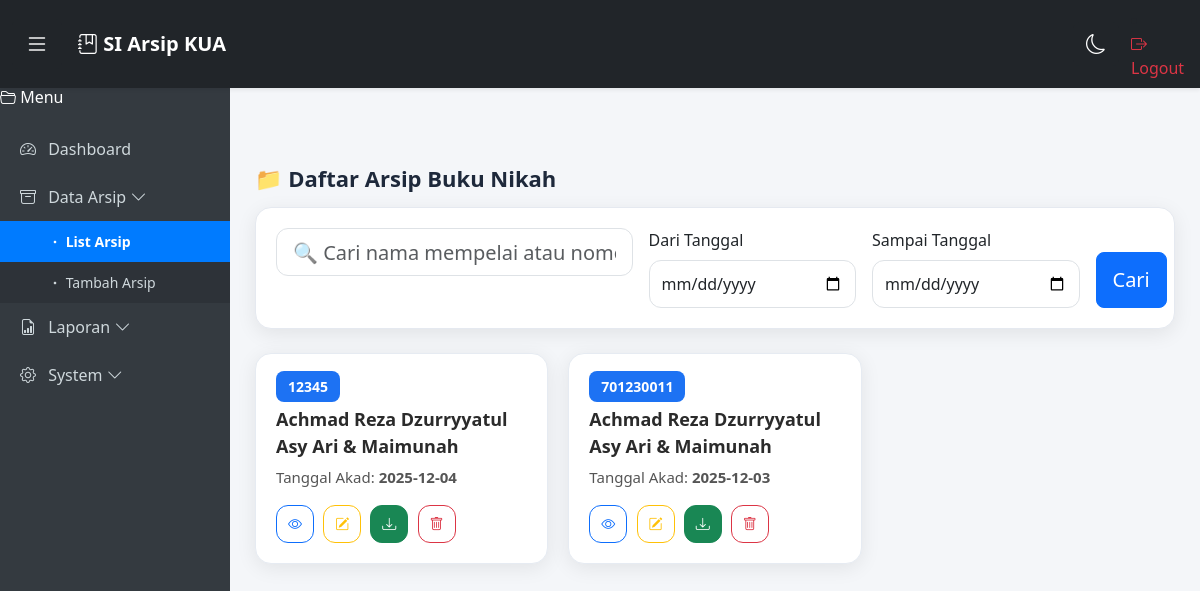
/index.php (signed in), run on the app's committed database.
### tables this page shows
CREATE TABLE `akta_nikah` (
  `id` int NOT NULL,
  `nomor_akta` varchar(100) NOT NULL,
  `tanggal_akad` date NOT NULL,
  `nama_pria` varchar(200) NOT NULL,
  `nik_pria` varchar(30) DEFAULT NULL,
  `ttl_pria` varchar(100) DEFAULT NULL,
  `nama_ayah_pria` varchar(200) DEFAULT NULL,
  `nama_wanita` varchar(200) NOT NULL,
  `nik_wanita` varchar(30) DEFAULT NULL,
  `ttl_wanita` varchar(100) DEFAULT NULL,
  `nama_ayah_wanita` varchar(200) DEFAULT NULL,
  `alamat_kua` varchar(255) DEFAULT NULL,
  `file_path` varchar(255) DEFAULT NULL,
  `created_at` timestamp NULL DEFAULT CURRENT_TIMESTAMP
);

### views/list.php (the view, shortened to what this page needs)
<?php require 'header.php'; ?>
<head>
    <link rel="stylesheet" href="assets/css/list.css">
</head>
<h3 class="page-title mb-3">📁 Daftar Arsip Buku Nikah</h3>
<div class="search-card mb-4">
<form class="row g-3" method="get" action="index.php">
    <div class="col-md-5">
        <input name="q" class="form-control form-control-lg"
               placeholder="🔍 Cari nama mempelai atau nomor akta..."
               value="<?= htmlspecialchars($_GET['q'] ?? '') ?>">
    </div>
    <div class="col-md-3">
        <label class="form-label">Dari Tanggal</label>
        <input type="date" name="from" class="form-control"
               value="<?= htmlspecialchars($_GET['from'] ?? '') ?>">
    </div>
    <div class="col-md-3">
        <label class="form-label">Sampai Tanggal</label>
        <input type="date" name="to" class="form-control"
               value="<?= htmlspecialchars($_GET['to'] ?? '') ?>">
    </div>
    <div class="col-md-1 d-grid">
        <button class="btn btn-primary btn-lg mt-4">Cari</button>
    </div>
</form>
</div>
<?php
$limit = 3;
$pageNum = isset($_GET['p']) ? max(1, intval($_GET['p'])) : 1;
$offset = ($pageNum - 1) * $limit;
$params = [];
$sql = "SELECT * FROM akta_nikah WHERE 1=1";
$sql .= " ORDER BY tanggal_akad DESC LIMIT $limit OFFSET $offset";
$stmt = $pdo->prepare($sql);
$stmt->execute($params);
$rows = $stmt->fetchAll();
?>
<?php if (empty($rows)): ?>
    <div class="alert alert-info">Data tidak ditemukan.</div>
<?php else: ?>
<div class="card-grid">
<?php foreach ($rows as $r): ?>
    <div class="arsip-card">
        <div class="mb-2">
            <span class="akta-badge"><?= htmlspecialchars($r['nomor_akta']) ?></span>
        </div>
        <div class="card-title">
            <?= htmlspecialchars($r['nama_pria']) ?> & <?= htmlspecialchars($r['nama_wanita']) ?>
        </div>
        <div class="card-sub mb-3">
            Tanggal Akad: <b><?= htmlspecialchars($r['tanggal_akad']) ?></b>
        </div>
        <div class="action-btns">
            <a class="btn btn-sm btn-outline-primary"
               href="index.php?page=view&id=<?= $r['id'] ?>">
                <i class="bi bi-eye"></i>
            </a>
            <a class="btn btn-sm btn-outline-warning"
               href="index.php?page=edit&id=<?= $r['id'] ?>">
                <i class="bi bi-pencil-square"></i>
            </a>
            <?php if ($r['file_path']): ?>
            <a class="btn btn-sm btn-success"
   href="<?= UPLOAD_BASE . urlencode($r['file_path']) ?>"
   download>
   <i class="bi bi-download"></i>
</a>
            <?php endif; ?>
            <button class="btn btn-sm btn-outline-danger"
                    data-bs-toggle="modal"
                    data-bs-target="#del<?= $r['id'] ?>">
                <i class="bi bi-trash"></i>
            </button>
        </div>
    </div>
<?php endforeach; ?>
</div>
<?php endif; ?>
<?php require 'footer.php'; ?>

### assets/css/styles.css (style rules this page uses)
body { background: #f4f6f9; font-family: "Segoe UI", sans-serif; padding-top: 70px; }
.page-title { font-size: 26px; font-weight: 800; margin-bottom: 18px; color: #1e293b; }
.search-card { border-radius: 18px; background: #ffffff; padding: 22px; box-shadow: 0 6px 20px rgba(0,0,0,0.06); border: 1px solid #e5e9f0; }
.search-card input { height: 48px; border-radius: 12px; }
.card-grid { display: grid; grid-template-columns: 1fr 1fr; gap: 18px; }
.arsip-card { background: white; border-radius: 18px; padding: 24px; border: 1px solid #e6ebf2; box-shadow: 0 6px 18px rgba(0,0,0,0.05); transition: .25s ease; }
.akta-badge { background: #2563eb; padding: 6px 14px; border-radius: 10px; font-size: 14px; color: white; font-weight: 700; }
.card-title { font-size: 20px; font-weight: 800; margin: 6px 0; color: #0f172a; }
.card-sub { color: #475569; font-size: 15px; }
.action-btns { margin-top: 14px; }
.action-btns a, .action-btns button { width: 38px; height: 38px; border-radius: 12px; display: inline-flex; align-items: center; justify-content: center; margin-right: 4px; }

### assets/css/list.css (style rules this page uses)
.card-grid { display: grid; grid-template-columns: repeat(auto-fill, minmax(290px, 1fr)); gap: 20px; }
.arsip-card { border-radius: 16px; padding: 20px; background: #ffffff; box-shadow: 0 4px 20px rgba(0,0,0,0.08); transition: .2s; }
.akta-badge { background: #1d72f3; padding: 6px 12px; border-radius: 8px; color: white; font-size: 14px; }
.card-title { font-size: 18px; font-weight: 700; color: #2b2b2b; }
.card-sub { color: #555; }
.action-btns a, .action-btns button { margin-right: 5px; }
.search-card { border-radius: 16px; padding: 20px; background: #ffffff; box-shadow: 0 5px 20px rgba(0,0,0,0.08); }
.page-title { font-weight: 700; font-size: 22px; }

### data on the page
akta_nikah: nomor_akta "12345", nama_pria "Achmad Reza Dzurryyatul Asy Ari", nama_wanita "Maimunah", tanggal_akad "2025-12-04"
akta_nikah: nomor_akta "701230011", nama_pria "Achmad Reza Dzurryyatul Asy Ari", nama_wanita "Maimunah", tanggal_akad "2025-12-03"
